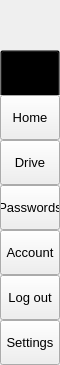
      <widget class="QFrame" name="leftMenuBg">
       <property name="minimumSize">
        <size>
         <width>60</width>
         <height>0</height>
        </size>
       </property>
       <property name="maximumSize">
        <size>
         <width>60</width>
         <height>16777215</height>
        </size>
       </property>
       <property name="frameShape">
        <enum>QFrame::NoFrame</enum>
       </property>
       <property name="frameShadow">
        <enum>QFrame::Raised</enum>
       </property>
       <layout class="QVBoxLayout" name="verticalLayout_3">
        <property name="spacing">
         <number>0</number>
        </property>
        <property name="leftMargin">
         <number>0</number>
        </property>
        <property name="topMargin">
         <number>0</number>
        </property>
        <property name="rightMargin">
         <number>0</number>
        </property>
        <property name="bottomMargin">
         <number>0</number>
        </property>
        <item>
         <widget class="QFrame" name="leftMenuFrame">
          <property name="frameShape">
           <enum>QFrame::NoFrame</enum>
          </property>
          <property name="frameShadow">
           <enum>QFrame::Raised</enum>
          </property>
          <layout class="QVBoxLayout" name="verticalMenuLayout">
           <property name="spacing">
            <number>0</number>
           </property>
           <property name="leftMargin">
            <number>0</number>
           </property>
           <property name="topMargin">
            <number>0</number>
           </property>
           <property name="rightMargin">
            <number>0</number>
           </property>
           <property name="bottomMargin">
            <number>0</number>
           </property>
           <item>
            <widget class="QFrame" name="topLogoInfo_2">
             <property name="minimumSize">
              <size>
               <width>0</width>
               <height>50</height>
              </size>
             </property>
             <property name="maximumSize">
              <size>
               <width>16777215</width>
               <height>50</height>
              </size>
             </property>
             <property name="frameShape">
              <enum>QFrame::NoFrame</enum>
             </property>
             <property name="frameShadow">
              <enum>QFrame::Raised</enum>
             </property>
             <widget class="QFrame" name="topLogo_2">
              <property name="geometry">
               <rect>
                <x>10</x>
                <y>10</y>
                <width>42</width>
                <height>42</height>
               </rect>
              </property>
              <property name="minimumSize">
               <size>
                <width>42</width>
                <height>42</height>
               </size>
              </property>
              <property name="maximumSize">
               <size>
                <width>42</width>
                <height>42</height>
               </size>
              </property>
              <property name="styleSheet">
               <string notr="true">background-image: url(:/images/images/images/icon40.png);
background-position: center;
background-repeat: no-repeat;</string>
              </property>
              <property name="frameShape">
               <enum>QFrame::NoFrame</enum>
              </property>
              <property name="frameShadow">
               <enum>QFrame::Raised</enum>
              </property>
              <widget class="QFrame" name="topLogo">
               <property name="geometry">
                <rect>
                 <x>0</x>
                 <y>0</y>
                 <width>42</width>
                 <height>42</height>
                </rect>
               </property>
               <property name="minimumSize">
                <size>
                 <width>42</width>
                 <height>42</height>
                </size>
               </property>
               <property name="maximumSize">
                <size>
                 <width>42</width>
                 <height>42</height>
                </size>
               </property>
               <property name="sizeIncrement">
                <size>
                 <width>0</width>
                 <height>0</height>
                </size>
               </property>
               <property name="autoFillBackground">
                <bool>false</bool>
               </property>
               <property name="styleSheet">
                <string notr="true">background-image: url(:/images/images/images/RSA30x30.png);
background-position: center;
background-color: transparent;</string>
               </property>
               <property name="frameShape">
                <enum>QFrame::NoFrame</enum>
               </property>
               <property name="frameShadow">
                <enum>QFrame::Raised</enum>
               </property>
              </widget>
             </widget>
             <widget class="QLabel" name="titleLeftApp">
              <property name="geometry">
               <rect>
                <x>70</x>
                <y>8</y>
                <width>160</width>
                <height>20</height>
               </rect>
              </property>
              <property name="font">
               <font>
                <family>Raleway ExtraBold</family>
                <pointsize>12</pointsize>
                <weight>10</weight>
                <italic>false</italic>
                <bold>false</bold>
               </font>
              </property>
              <property name="text">
               <string>&lt;html&gt;&lt;head/&gt;&lt;body&gt;&lt;p&gt;&lt;span style=&quot; color:#ffffff;&quot;&gt;EasyRSA&lt;/span&gt;&lt;/p&gt;&lt;/body&gt;&lt;/html&gt;</string>
              </property>
              <property name="alignment">
               <set>Qt::AlignLeading|Qt::AlignLeft|Qt::AlignTop</set>
              </property>
             </widget>
             <widget class="QLabel" name="titleLeftDescription">
              <property name="geometry">
               <rect>
                <x>70</x>
                <y>27</y>
                <width>160</width>
                <height>16</height>
               </rect>
              </property>
              <property name="maximumSize">
               <size>
                <width>16777215</width>
                <height>16</height>
               </size>
              </property>
              <property name="font">
               <font>
                <family>Raleway Medium</family>
                <pointsize>10</pointsize>
                <weight>7</weight>
                <italic>false</italic>
                <bold>false</bold>
               </font>
              </property>
              <property name="styleSheet">
               <string notr="true">font: 57 10pt &quot;Raleway Medium&quot;;</string>
              </property>
              <property name="text">
               <string>&lt;html&gt;&lt;head/&gt;&lt;body&gt;&lt;p&gt;&lt;span style=&quot; color:#aa63ff;&quot;&gt;RSA D.M.E.&lt;/span&gt;&lt;/p&gt;&lt;/body&gt;&lt;/html&gt;</string>
              </property>
              <property name="alignment">
               <set>Qt::AlignLeading|Qt::AlignLeft|Qt::AlignTop</set>
              </property>
             </widget>
            </widget>
           </item>
           <item>
            <widget class="QFrame" name="toggleBox">
             <property name="maximumSize">
              <size>
               <width>16777215</width>
               <height>45</height>
              </size>
             </property>
             <property name="styleSheet">
              <string notr="true"/>
             </property>
             <property name="frameShape">
              <enum>QFrame::NoFrame</enum>
             </property>
             <property name="frameShadow">
              <enum>QFrame::Raised</enum>
             </property>
             <layout class="QVBoxLayout" name="verticalLayout_4">
              <property name="spacing">
               <number>0</number>
              </property>
              <property name="leftMargin">
               <number>0</number>
              </property>
              <property name="topMargin">
               <number>0</number>
              </property>
              <property name="rightMargin">
               <number>0</number>
              </property>
              <property name="bottomMargin">
               <number>0</number>
              </property>
              <item>
               <widget class="QPushButton" name="toggleButton">
                <property name="sizePolicy">
                 <sizepolicy hsizetype="Expanding" vsizetype="Fixed">
                  <horstretch>0</horstretch>
                  <verstretch>0</verstretch>
                 </sizepolicy>
                </property>
                <property name="minimumSize">
                 <size>
                  <width>0</width>
                  <height>50</height>
                 </size>
                </property>
                <property name="font">
                 <font>
                  <family>Segoe UI</family>
                  <pointsize>10</pointsize>
                  <weight>50</weight>
                  <italic>false</italic>
                  <bold>false</bold>
                 </font>
                </property>
                <property name="cursor">
                 <cursorShape>PointingHandCursor</cursorShape>
                </property>
                <property name="layoutDirection">
                 <enum>Qt::LeftToRight</enum>
                </property>
                <property name="styleSheet">
                 <string notr="true">background-image: url(:/icons/images/icons/icon_menu.png);
background-color: transparent;</string>
                </property>
                <property name="text">
                 <string>Hide</string>
                </property>
               </widget>
              </item>
             </layout>
            </widget>
           </item>
           <item>
            <widget class="QFrame" name="topMenu">
             <property name="frameShape">
              <enum>QFrame::NoFrame</enum>
             </property>
             <property name="frameShadow">
              <enum>QFrame::Raised</enum>
             </property>
             <layout class="QVBoxLayout" name="verticalLayout_8">
              <property name="spacing">
               <number>0</number>
              </property>
              <property name="leftMargin">
               <number>0</number>
              </property>
              <property name="topMargin">
               <number>0</number>
              </property>
              <property name="rightMargin">
               <number>0</number>
              </property>
              <property name="bottomMargin">
               <number>0</number>
              </property>
              <item>
               <widget class="QPushButton" name="btn_home">
                <property name="sizePolicy">
                 <sizepolicy hsizetype="Expanding" vsizetype="Fixed">
                  <horstretch>0</horstretch>
                  <verstretch>0</verstretch>
                 </sizepolicy>
                </property>
                <property name="minimumSize">
                 <size>
                  <width>0</width>
                  <height>45</height>
                 </size>
                </property>
                <property name="font">
                 <font>
                  <family>Segoe UI</family>
                  <pointsize>10</pointsize>
                  <weight>50</weight>
                  <italic>false</italic>
                  <bold>false</bold>
                 </font>
                </property>
                <property name="cursor">
                 <cursorShape>PointingHandCursor</cursorShape>
                </property>
                <property name="layoutDirection">
                 <enum>Qt::LeftToRight</enum>
                </property>
                <property name="styleSheet">
                 <string notr="true">background-image: url(:/icons/images/icons/cil-home.png);</string>
                </property>
                <property name="text">
                 <string>Home</string>
                </property>
               </widget>
              </item>
              <item>
               <widget class="QPushButton" name="btn_filespace">
                <property name="sizePolicy">
                 <sizepolicy hsizetype="Expanding" vsizetype="Fixed">
                  <horstretch>0</horstretch>
                  <verstretch>0</verstretch>
                 </sizepolicy>
                </property>
                <property name="minimumSize">
                 <size>
                  <width>0</width>
                  <height>45</height>
                 </size>
                </property>
                <property name="font">
                 <font>
                  <family>Segoe UI</family>
                  <pointsize>10</pointsize>
                  <weight>50</weight>
                  <italic>false</italic>
                  <bold>false</bold>
                 </font>
                </property>
                <property name="cursor">
                 <cursorShape>PointingHandCursor</cursorShape>
                </property>
                <property name="layoutDirection">
                 <enum>Qt::LeftToRight</enum>
                </property>
                <property name="styleSheet">
                 <string notr="true">background-image: url(:/icons/images/icons/cil-file.png);</string>
                </property>
                <property name="text">
                 <string>Drive</string>
                </property>
               </widget>
              </item>
              <item>
               <widget class="QPushButton" name="btn_security">
                <property name="sizePolicy">
                 <sizepolicy hsizetype="Expanding" vsizetype="Fixed">
                  <horstretch>0</horstretch>
                  <verstretch>0</verstretch>
                 </sizepolicy>
                </property>
                <property name="minimumSize">
                 <size>
                  <width>0</width>
                  <height>45</height>
                 </size>
                </property>
                <property name="font">
                 <font>
                  <family>Segoe UI</family>
                  <pointsize>10</pointsize>
                  <weight>50</weight>
                  <italic>false</italic>
                  <bold>false</bold>
                 </font>
                </property>
                <property name="cursor">
                 <cursorShape>PointingHandCursor</cursorShape>
                </property>
                <property name="layoutDirection">
                 <enum>Qt::LeftToRight</enum>
                </property>
                <property name="styleSheet">
                 <string notr="true">background-image: url(:/icons/images/icons/cil-lock-locked.png);</string>
                </property>
                <property name="text">
                 <string>Passwords</string>
                </property>
               </widget>
              </item>
              <item>
               <widget class="QPushButton" name="btn_account">
                <property name="sizePolicy">
                 <sizepolicy hsizetype="Expanding" vsizetype="Fixed">
                  <horstretch>0</horstretch>
                  <verstretch>0</verstretch>
                 </sizepolicy>
                </property>
                <property name="minimumSize">
                 <size>
                  <width>0</width>
                  <height>45</height>
                 </size>
                </property>
                <property name="font">
                 <font>
                  <family>Segoe UI</family>
                  <pointsize>10</pointsize>
                  <weight>50</weight>
                  <italic>false</italic>
                  <bold>false</bold>
                 </font>
                </property>
                <property name="cursor">
                 <cursorShape>PointingHandCursor</cursorShape>
                </property>
                <property name="layoutDirection">
                 <enum>Qt::LeftToRight</enum>
                </property>
                <property name="styleSheet">
                 <string notr="true">background-image: url(:/icons/images/icons/cil-user.png);</string>
                </property>
                <property name="text">
                 <string>Account</string>
                </property>
               </widget>
              </item>
              <item>
               <widget class="QPushButton" name="btn_exit">
                <property name="sizePolicy">
                 <sizepolicy hsizetype="Expanding" vsizetype="Fixed">
                  <horstretch>0</horstretch>
                  <verstretch>0</verstretch>
                 </sizepolicy>
                </property>
                <property name="minimumSize">
                 <size>
                  <width>0</width>
                  <height>45</height>
                 </size>
                </property>
                <property name="font">
                 <font>
                  <family>Segoe UI</family>
                  <pointsize>10</pointsize>
                  <weight>50</weight>
                  <italic>false</italic>
                  <bold>false</bold>
                 </font>
                </property>
                <property name="cursor">
                 <cursorShape>PointingHandCursor</cursorShape>
                </property>
                <property name="layoutDirection">
                 <enum>Qt::LeftToRight</enum>
                </property>
                <property name="styleSheet">
                 <string notr="true">background-image: url(:/icons/images/icons/cil-x.png);</string>
                </property>
                <property name="text">
                 <string>Log out</string>
                </property>
               </widget>
              </item>
             </layout>
            </widget>
           </item>
           <item alignment="Qt::AlignBottom">
            <widget class="QFrame" name="bottomMenu">
             <property name="frameShape">
              <enum>QFrame::NoFrame</enum>
             </property>
             <property name="frameShadow">
              <enum>QFrame::Raised</enum>
             </property>
             <layout class="QVBoxLayout" name="verticalLayout_9">
              <property name="spacing">
               <number>0</number>
              </property>
              <property name="leftMargin">
               <number>0</number>
              </property>
              <property name="topMargin">
               <number>0</number>
              </property>
              <property name="rightMargin">
               <number>0</number>
              </property>
              <property name="bottomMargin">
               <number>0</number>
              </property>
              <item>
               <widget class="QPushButton" name="toggleLeftBox">
                <property name="sizePolicy">
                 <sizepolicy hsizetype="Expanding" vsizetype="Fixed">
                  <horstretch>0</horstretch>
                  <verstretch>0</verstretch>
                 </sizepolicy>
                </property>
                <property name="minimumSize">
                 <size>
                  <width>0</width>
                  <height>45</height>
                 </size>
                </property>
                <property name="font">
                 <font>
                  <family>Segoe UI</family>
                  <pointsize>10</pointsize>
                  <weight>50</weight>
                  <italic>false</italic>
                  <bold>false</bold>
                 </font>
                </property>
                <property name="cursor">
                 <cursorShape>PointingHandCursor</cursorShape>
                </property>
                <property name="layoutDirection">
                 <enum>Qt::LeftToRight</enum>
                </property>
                <property name="styleSheet">
                 <string notr="true">background-image: url(:/icons/images/icons/icon_settings.png);</string>
                </property>
                <property name="text">
                 <string>Settings</string>
                </property>
               </widget>
              </item>
             </layout>
            </widget>
           </item>
          </layout>
         </widget>
        </item>
       </layout>
      </widget>
